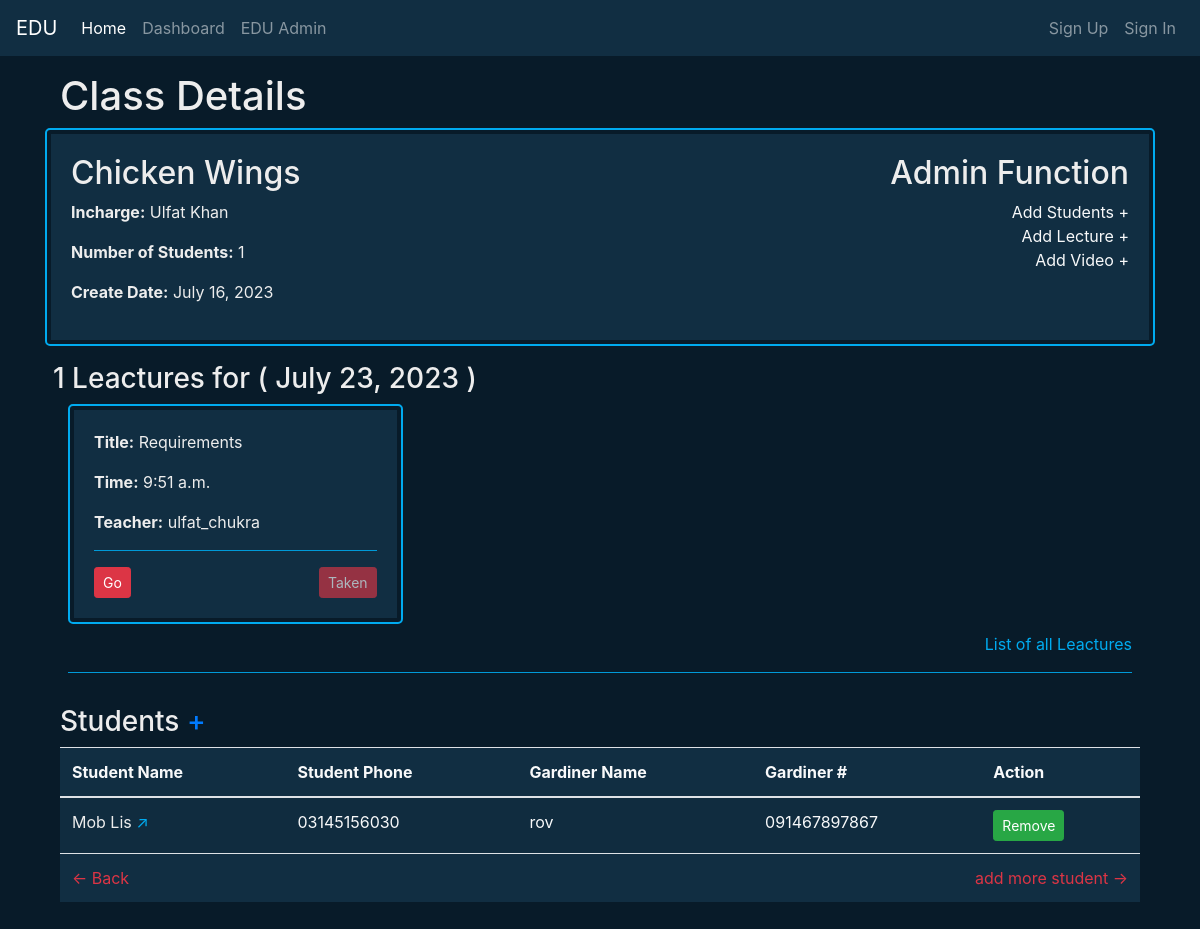
The page /edu/Khan_School474aa/class/1/cat 567 on the database its author committed.
### edu_onLine_class/models.py (models this page shows, shortened)
class ClassOfStudents(models.Model):
    Eclass = models.ForeignKey(eduClass, on_delete=models.CASCADE)
    name = models.CharField(default="A",max_length=50)
    incharge = models.ForeignKey(
        eduFaculty,
        on_delete=models.CASCADE,
        related_name='classes_in_charge'
    )
    studentsOfclass = models.ManyToManyField(
        eduStudents,
        blank=True,
        related_name='class_student'
    )
    createDateTime = models.DateTimeField(default=timezone.now,editable=False)
    uuid = models.UUIDField(default=uuid.uuid4,editable=False)
    cls_key = models.CharField(null=True,max_length=50)

class Electure(models.Model):
    Eclass = models.ForeignKey(ClassOfStudents, on_delete=models.CASCADE,related_name='lectures')
    teacher  = models.ForeignKey(
            eduFaculty,
            on_delete=models.CASCADE,
            related_name='class_taker'
        )
    title = models.CharField(max_length=250)
    date = models.DateTimeField()
    video = models.ForeignKey(eClassVideos,on_delete=models.SET_NULL,blank=True,null=True)
    over = models.BooleanField(default=False)
    cancel = models.BooleanField(default=False)

### edu_stracture/models.py (models this page shows, shortened)
class eduClass(models.Model):
    edu = models.ForeignKey(xEduInstitution, on_delete=models.CASCADE)
    course = models.ForeignKey(InstCourse, on_delete=models.CASCADE)
    semister = models.ForeignKey(Semester, on_delete=models.CASCADE)
    department = models.ForeignKey(eduDepartment,blank=True,null=True ,on_delete=models.CASCADE)
    name = models.CharField(max_length=100)
    capacity = models.IntegerField()
    location = models.CharField(max_length=150)
    picture = models.ImageField(upload_to=upload_path,blank=True)
    dateOfcreation = models.DateField(default=timezone.now,editable=False)
    def __str__(self):
        return self.name

### edu_members/models.py (models this page shows, shortened)
class eduFaculty(models.Model):
    edu = models.ForeignKey(xEduInstitution , on_delete=models.CASCADE)
    user = models.OneToOneField(User, on_delete=models.CASCADE)
    dataForm = models.ForeignKey(jobCvForm, on_delete=models.CASCADE)
    uuid = models.UUIDField(default=uuid.uuid4, editable=False)
    eduID = models.CharField(max_length=50,null=True,blank=True)
    joinedAt = models.DateField(default=timezone.now,editable=False)
    disable = models.BooleanField(default=False)
    ex_Faculty = models.BooleanField(default=False)
    equiet = models.BooleanField(default=False)
    suspend = models.BooleanField(default=False)

class eduStudents(models.Model):
    edu = models.ForeignKey(xEduInstitution , on_delete=models.CASCADE)
    user = models.OneToOneField(User, on_delete=models.CASCADE)
    dataForm = models.ForeignKey(studentAdmitForm, on_delete=models.CASCADE)
    uuid = models.UUIDField(default=uuid.uuid4, editable=False)
    eduID = models.CharField(max_length=50,null=True,blank=True)
    joinedAt = models.DateField(default=timezone.now,editable=False)
    disable = models.BooleanField(default=False)
    ex_Student = models.BooleanField(default=False)
    equiet = models.BooleanField(default=False)
    suspend = models.BooleanField(default=False)

class studentAdmitForm(models.Model):
    userS = models.OneToOneField(User, on_delete=models.CASCADE)
    nameOfGardiner = models.CharField(blank=True, max_length=70)
    contactOfGardiner = models.CharField(blank=True, max_length=70)
    postalCode = models.CharField(blank=True, max_length=70)
    address1 = models.TextField(blank=True)
    address2 = models.TextField(blank=True)
    religion = models.CharField(max_length=120,blank=True)
    demicile = models.CharField(max_length=100,blank=True)
    provence = models.CharField(max_length=120,blank=True)
    city = models.CharField(max_length=120,blank=True)
    Districe = models.CharField(max_length=120,blank=True)
    Tehsil = models.CharField(max_length=120,blank=True)
    hafaza_Quran = models.BooleanField(default=False)
    educlass = models.CharField(max_length=70)
    admForm = models.ForeignKey(AdmissionFrom, on_delete=models.CASCADE)
    lastResult = models.CharField(max_length=300)
    gradeLvl = models.CharField(max_length=70)
    anyHonorsAwards = models.TextField(blank=True)
    course = models.ManyToManyField(InstCourse,blank=True)
    dateOfapplyed = models.DateTimeField(default=timezone.now,editable=False)
    student = models.BooleanField(default=True)
    cv = models.FileField(upload_to=upload_path,blank=True)
    status = models.CharField(choices=STATUS_CHOICES, default=PENDING, max_length=20)

### gen_user/models.py (models this page shows, shortened)
class GenUser(AbstractBaseUser, PermissionsMixin):
    user = models.OneToOneField(User, null=True, blank=True, on_delete=models.CASCADE)
    first_name = models.CharField(max_length=30)
    last_name = models.CharField(max_length=30,null=True, blank=True,)
    username = models.CharField(max_length=150, unique=True)
    password = models.CharField(max_length=128)
    father_name = models.CharField(max_length=255)
    PhoneNumber = models.CharField(blank=True,null=True,max_length=30)
    email = models.EmailField(max_length=255, unique=True)
    picture = models.ImageField(upload_to=upload_path, blank=True)
    uuid = models.UUIDField(default=uuid.uuid4, editable=False)
    cnic = models.CharField(max_length=15,unique=True)
    DOB = models.DateField()
    country = CountryField()
    sex = models.CharField(max_length=10,choices=(('male', 'Male'), ('female', 'Female'), ('other', 'Other')))
    join_date = models.DateTimeField(default=timezone.now , editable=False)
    pk_key = models.CharField(max_length=255, unique=True)
    email_verification_token = models.CharField(max_length=255, null=True, blank=True)
    emailConformation = models.BooleanField(default=False)
    PhoneNumberConformation = models.BooleanField(default=False)
    PaidMember = models.BooleanField(default=False)
    is_active = models.BooleanField(default=True)
    is_staff = models.BooleanField(default=False)
    USERNAME_FIELD = 'username'
    REQUIRED_FIELDS = ['username']
    objects = UserManager()
    groups = models.ManyToManyField(
        'auth.Group', related_name='custom_users', blank=True)
    user_permissions = models.ManyToManyField(
        'auth.Permission', related_name='custom_users', blank=True)

### edu_onLine_class/views.py (the view, shortened to what this page needs)
# urls.py: path('<int:pk>/<str:name>',ClassOfStudentsDetailView.as_view(),name='classCD'),
class ClassOfStudentsDetailView(DetailView):
    model = ClassOfStudents
    template_name = 'onLine_class/classD.html'
    context_object_name = 'class_of_students'
    def get(self, request, pk_key,pk,name):
        edu = get_object_or_404(xEduInstitution, pk_key=pk_key)
        cls = get_object_or_404(ClassOfStudents, pk=pk,name=name)
        today = date.today()
        day = today.strftime("%A")
        leactures = Electure.objects.filter(Eclass=cls,date__date=datetime.today())
        lent = leactures.count()
        now = timezone.now() + timedelta(hours=1)
        now_time = now.time()
        for leacture in leactures:
            lecture_time = leacture.date.time()
            leacture.over = lecture_time <= now_time
            leacture.save()
        return render(request, self.template_name,
                       {
                           'lent':lent,
                            'leactures':leactures,
                            'edu': edu,
                            'today':today,
                            'day':day,
                            'class_of_students': cls,
                        }
                    )

### edu/models.py (called while the page is built)
    def __str__(self):
        return self.name

### edu_onLine_class/signal.py (called while the page is built)
@receiver(pre_save, sender=Electure)
def update_over_status(sender, instance, **kwargs):
    now = timezone.now() + timedelta(hours=1)
    now_time = now.time()
    lecture_time = instance.date.time()
    if lecture_time <= now_time:
        instance.over = True
    else:
        instance.over = False

### templates/onLine_class/classD.html (shortened to what this page needs)
{% extends 'base.html' %}
{% block contx %}
<div class="container txt-clr">
    <h1>Class Details</h1>
    <div class="row cs-card ">
      <div class="col-md-6 bg-snd card-body ">
        <h2>{{ class_of_students.Eclass }}</h2>
        <p><strong>Incharge:</strong> {{ class_of_students.incharge.user.get_full_name }}</p>
        <p><strong>Number of Students:</strong> {{ class_of_students.studentsOfclass.count }}</p>
        <p><strong>Create Date:</strong> {{ class_of_students.createDateTime.date }}</p>
      </div>
      <div class="col-md-6 bg-snd card-body text-right">
        <h2>Admin Function</h2>
        <a class="text-light" href="{% url 'addStudent' edu.pk_key class_of_students.pk class_of_students.name %}">Add Students +</a><br>
        <a class="text-light" href="{% url 'ElectureForm' edu.pk_key class_of_students.pk class_of_students.name %}">Add Lecture +</a><br>
        <a class="text-light" href="">Add Video +</a><br>
      </div>
    </div>
    {% if leactures %}
    <div class="row mt-2 mb-2 p-2">
        <h3>{{lent}} Leactures for ( {{today}} )</h3>
        <div class="col-12">
          <div class="row">
            {% for i in leactures %}
            <div class="col-md-4 mb-2">
              <div class="cs-card">
                <div class="card-body bg-snd ">
                  <p>
                    <span class="text-left"><b>Title:</b></span>
                    <span class="text-right">{{i.title}}</span>
                  </p>
                  <p>
                    <span class="text-left"><b>Time:</b></span>
                    <span class="text-right">{{i.date.time}}</span>
                  </p>
                  <p>
                    <span class="text-left"><b>Teacher:</b></span>
                    <span class="text-right">{{i.teacher.user}}</span>
                  </p>
                  <hr class="main-bg">
                  <a href="{% url 'electureD' edu.pk_key class_of_students.cls_key i.pk i.title %}"><button class="btn btn-danger btn-sm">Go</button></a>
                  {% if i.cancel %}
                  <button class="btn btn-danger btn-sm float-right" Disabled>Cancel</button>
                  {% elif not i.over %}
                  <button class="btn btn-danger btn-sm float-right" Disabled>Upcoming</button>
                  {% else %}
                  <button class="btn btn-danger btn-sm float-right" Disabled >Taken</button>
                  {% endif %}
                </div>
              </div>
            </div><br>
            {% endfor %}
          </div>
        </div>
        <div class="col-12">
          <a class="main-txt float-right" href="{% url 'list_Lectures' edu.pk_key class_of_students.cls_key %}">List of all Leactures</a><br>
          <hr class="main-bg">
        </div>
    </div>
    {% endif %}
    <div class="table-responsive">
      <h3>Students <a href="{% url 'addStudent' edu.pk_key class_of_students.pk class_of_students.name %}">+</a></h3>
      <table class="table table-striped bg-snd text-light">
        <thead>
          <tr>
              <th>Student Name</th>
              <th>Student Phone</th>
              <th>Gardiner Name</th>
              <th>Gardiner #</th>
              <th>Action</th>
          </tr>
        </thead>
        <tbody>
          {% for student in class_of_students.studentsOfclass.all %}
            <tr>
              <td><a class="txt-clr" href="#">{{ student.user.get_full_name }} <span class="main-txt">&#8599;</span></a></td>
              <td>{{ student.user.genuser.PhoneNumber }}</td>
              <td>{{ student.dataForm.nameOfGardiner }}</td>
              <td>{{ student.dataForm.contactOfGardiner }}</td>
              <td>
                <form action="" method="POST">
                        <button class="btn btn-success btn-sm" type="submit">Remove</button>
                </form>
              </td>
            </tr>
          {% empty %}
            <tr>
              <td colspan="2">No students found.</td>
            </tr>
          {% endfor %}
            <tr>
              <td colspan="5">
                  <a class="text-danger float-left" href="{% url 'classCList' edu.pk_key %}"> &larr; Back</a>
                  <a class="text-danger float-right" href="{% url 'addStudent' edu.pk_key class_of_students.pk class_of_students.name %}">add more student &#8594</a>
              </td>
            </tr>
        </tbody>
      </table>
    </div>
</div>
{% endblock contx %}

### static/css/main.css (style rules this page uses)
:root { --bg-color:#081b29; --second-bg-color:#112e42; --text-color:#ededed; --main-color:#00abf0; }
html { overflow-x:hidden ; }
body { background-color: var(--bg-color) !important ; }
.bg-fst { background-color:var(--bg-color) !important; }
.bg-snd { background-color:var(--second-bg-color) !important; }
.txt-clr { color: var(--text-color) !important; }
.main-bg { background-color:var(--main-color) !important; }
.main-txt { color:var(--main-color) !important; }
.cs-card { background-color: var(--bg-color) !important; color: var(--text-color) !important; border: 2px solid var(--main-color) !important; border-radius: 5px !important; min-height: 45px; padding: 4px; }

### rows shown on the page
ClassOfStudents: Eclass "Chicken Wings", incharge.user.get_full_name "Ulfat Khan", studentsOfclass.count "1", createDateTime "July 16, 2023"
Electure: date "July 23, 2023", title "Requirements", date.time "9:51 a.m.", teacher.user "ulfat_chukra", cancel "Taken"
eduStudents: user.get_full_name "Mob Lis", user.genuser.PhoneNumber "03145156030", dataForm.nameOfGardiner "rov", dataForm.contactOfGardiner "091467897867"

### other values the page prints
{{ lent }} "1"
